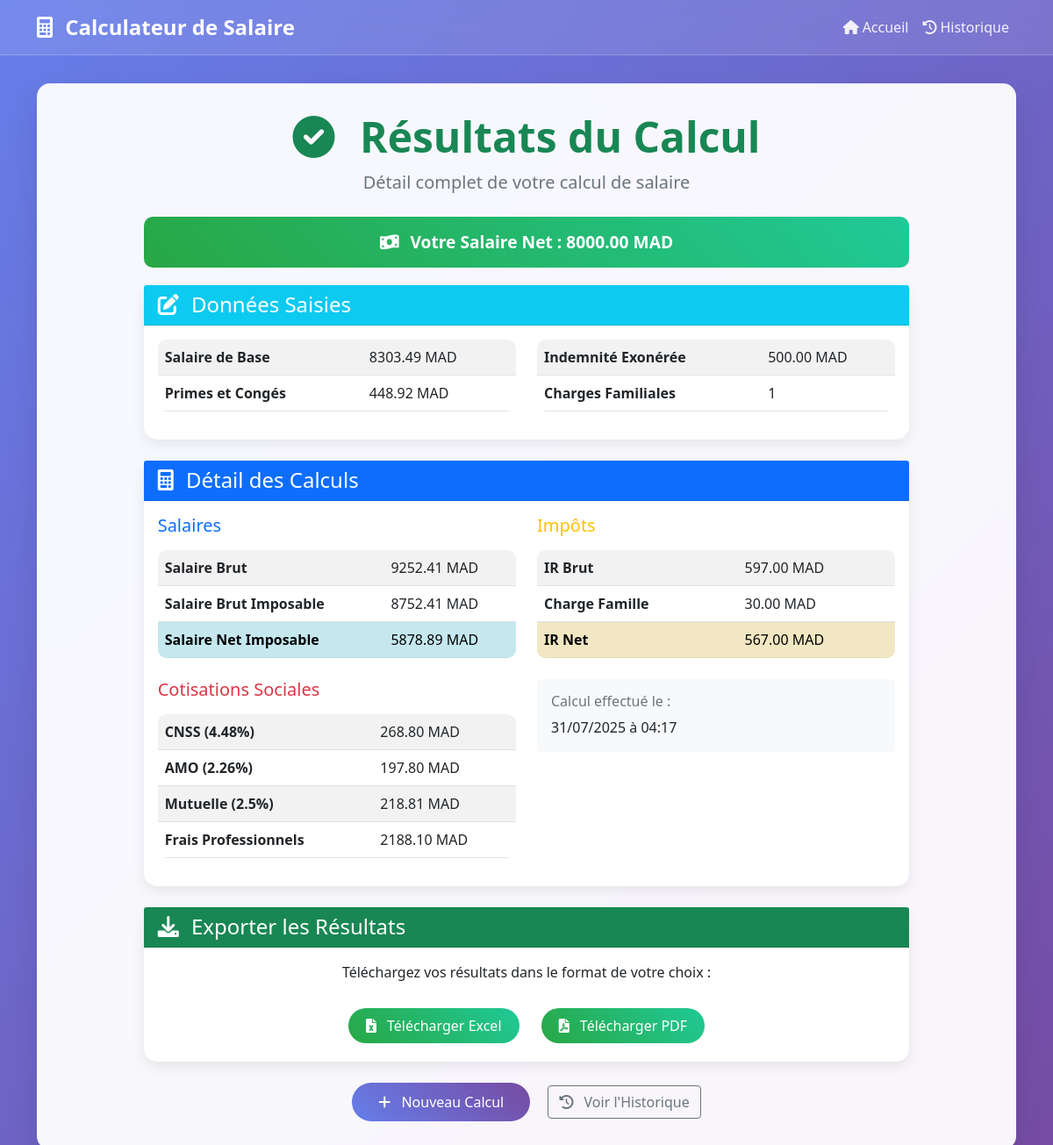
Screenshot of /result/2/ with the database file from the repository.
### calculator/models.py (models this page shows, shortened)
class SalaryCalculation(models.Model):
    salaire_base = models.FloatField()
    primes_conges = models.FloatField()
    indemnite_exoneree = models.FloatField()
    nb_charge_familiale = models.IntegerField()
    salaire_brut = models.FloatField()
    salaire_brut_imposable = models.FloatField()
    cnss = models.FloatField()
    amo = models.FloatField()
    mutuelle = models.FloatField()
    frais_professionnels = models.FloatField()
    salaire_net_imposable = models.FloatField()
    ir_brut = models.FloatField()
    charge_famille = models.FloatField()
    ir_net = models.FloatField()
    salaire_net = models.FloatField()
    created_at = models.DateTimeField(default=timezone.now)
    class Meta:
        ordering = ['-created_at']

### calculator/views.py (the view)
# urls.py: path('result/<int:calculation_id>/', views.result, name='result'),
def result(request, calculation_id):
    try:
        calculation = SalaryCalculation.objects.get(id=calculation_id)
        return render(request, 'calculator/result.html', {'calculation': calculation})
    except SalaryCalculation.DoesNotExist:
        messages.error(request, 'Calcul non trouvé.')
        return redirect('home')

### templates/calculator/result.html (shortened to what this page needs)
{% extends 'base.html' %}
{% block content %}
<div class="row justify-content-center">
    <div class="col-lg-10">
        <div class="text-center mb-4">
            <h1 class="display-5 fw-bold text-success">
                <i class="fas fa-check-circle me-3"></i>
                Résultats du Calcul
            </h1>
            <p class="lead text-muted">Détail complet de votre calcul de salaire</p>
        </div>
        <div class="result-highlight">
            <i class="fas fa-money-bill-wave me-2"></i>
            Votre Salaire Net : {{ calculation.salaire_net|floatformat:2 }} MAD
        </div>
        <div class="card mb-4">
            <div class="card-header bg-info text-white">
                <h4 class="mb-0">
                    <i class="fas fa-edit me-2"></i>
                    Données Saisies
                </h4>
            </div>
            <div class="card-body">
                <div class="row">
                    <div class="col-md-6">
                        <table class="table table-striped">
                            <tr>
                                <td><strong>Salaire de Base</strong></td>
                                <td>{{ calculation.salaire_base|floatformat:2 }} MAD</td>
                            </tr>
                            <tr>
                                <td><strong>Primes et Congés</strong></td>
                                <td>{{ calculation.primes_conges|floatformat:2 }} MAD</td>
                            </tr>
                        </table>
                    </div>
                    <div class="col-md-6">
                        <table class="table table-striped">
                            <tr>
                                <td><strong>Indemnité Exonérée</strong></td>
                                <td>{{ calculation.indemnite_exoneree|floatformat:2 }} MAD</td>
                            </tr>
                            <tr>
                                <td><strong>Charges Familiales</strong></td>
                                <td>{{ calculation.nb_charge_familiale }}</td>
                            </tr>
                        </table>
                    </div>
                </div>
            </div>
        </div>
        <div class="card mb-4">
            <div class="card-header bg-primary text-white">
                <h4 class="mb-0">
                    <i class="fas fa-calculator me-2"></i>
                    Détail des Calculs
                </h4>
            </div>
            <div class="card-body">
                <div class="row">
                    <div class="col-md-6">
                        <h5 class="text-primary mb-3">Salaires</h5>
                        <table class="table table-striped">
                            <tr>
                                <td><strong>Salaire Brut</strong></td>
                                <td>{{ calculation.salaire_brut|floatformat:2 }} MAD</td>
                            </tr>
                            <tr>
                                <td><strong>Salaire Brut Imposable</strong></td>
                                <td>{{ calculation.salaire_brut_imposable|floatformat:2 }} MAD</td>
                            </tr>
                            <tr class="table-info">
                                <td><strong>Salaire Net Imposable</strong></td>
                                <td>{{ calculation.salaire_net_imposable|floatformat:2 }} MAD</td>
                            </tr>
                        </table>
                        <h5 class="text-danger mb-3 mt-4">Cotisations Sociales</h5>
                        <table class="table table-striped">
                            <tr>
                                <td><strong>CNSS (4.48%)</strong></td>
                                <td>{{ calculation.cnss|floatformat:2 }} MAD</td>
                            </tr>
                            <tr>
                                <td><strong>AMO (2.26%)</strong></td>
                                <td>{{ calculation.amo|floatformat:2 }} MAD</td>
                            </tr>
                            <tr>
                                <td><strong>Mutuelle (2.5%)</strong></td>
                                <td>{{ calculation.mutuelle|floatformat:2 }} MAD</td>
                            </tr>
                            <tr>
                                <td><strong>Frais Professionnels</strong></td>
                                <td>{{ calculation.frais_professionnels|floatformat:2 }} MAD</td>
                            </tr>
                        </table>
                    </div>
                    <div class="col-md-6">
                        <h5 class="text-warning mb-3">Impôts</h5>
                        <table class="table table-striped">
                            <tr>
                                <td><strong>IR Brut</strong></td>
                                <td>{{ calculation.ir_brut|floatformat:2 }} MAD</td>
                            </tr>
                            <tr>
                                <td><strong>Charge Famille</strong></td>
                                <td>{{ calculation.charge_famille|floatformat:2 }} MAD</td>
                            </tr>
                            <tr class="table-warning">
                                <td><strong>IR Net</strong></td>
                                <td>{{ calculation.ir_net|floatformat:2 }} MAD</td>
                            </tr>
                        </table>
                        <div class="mt-4 p-3 bg-light rounded">
                            <h6 class="text-muted">Calcul effectué le :</h6>
                            <p class="mb-0">{{ calculation.created_at|date:"d/m/Y à H:i" }}</p>
                        </div>
                    </div>
                </div>
            </div>
        </div>
        <div class="card">
            <div class="card-header bg-success text-white">
                <h4 class="mb-0">
                    <i class="fas fa-download me-2"></i>
                    Exporter les Résultats
                </h4>
            </div>
            <div class="card-body text-center">
                <p class="mb-4">Téléchargez vos résultats dans le format de votre choix :</p>
                <a href="{% url 'export_excel' calculation.id %}" class="btn-download me-3">
                    <i class="fas fa-file-excel me-2"></i>
                    Télécharger Excel
                </a>
                <a href="{% url 'export_pdf' calculation.id %}" class="btn-download">
                    <i class="fas fa-file-pdf me-2"></i>
                    Télécharger PDF
                </a>
            </div>
        </div>
        <div class="text-center mt-4">
            <a href="{% url 'home' %}" class="btn btn-primary me-3">
                <i class="fas fa-plus me-2"></i>
                Nouveau Calcul
            </a>
            <a href="{% url 'history' %}" class="btn btn-outline-secondary">
                <i class="fas fa-history me-2"></i>
                Voir l'Historique
            </a>
        </div>
    </div>
</div>
{% endblock %}

### templates/base.html (shortened to what this page needs)
<!DOCTYPE html>
<html lang="fr">
<head>
    <link href="https://cdn.jsdelivr.net/npm/bootstrap@5.1.3/dist/css/bootstrap.min.css" rel="stylesheet">
    <link href="https://cdnjs.cloudflare.com/ajax/libs/font-awesome/6.0.0/css/all.min.css" rel="stylesheet">
</head>
<body>
    <nav class="navbar navbar-expand-lg navbar-dark">
        <div class="container">
            <a class="navbar-brand" href="{% url 'home' %}">
                <i class="fas fa-calculator me-2"></i>
                Calculateur de Salaire
            </a>
            <div class="collapse navbar-collapse" id="navbarNav">
                <ul class="navbar-nav ms-auto">
                    <li class="nav-item">
                        <a class="nav-link" href="{% url 'home' %}">
                            <i class="fas fa-home me-1"></i>Accueil
                        </a>
                    </li>
                    <li class="nav-item">
                        <a class="nav-link" href="{% url 'history' %}">
                            <i class="fas fa-history me-1"></i>Historique
                        </a>
                    </li>
                </ul>
            </div>
        </div>
    </nav>
    <div class="container">
        <div class="main-container">
            {% block content %}
            {% endblock %}
        </div>
    </div>
</body>
</html>

### templates/base.html (style rules this page uses)
body { background: linear-gradient(135deg, #667eea 0%, #764ba2 100%); min-height: 100vh; font-family: 'Segoe UI', Tahoma, Geneva, Verdana, sans-serif; }
.main-container { background: rgba(255, 255, 255, 0.95); border-radius: 15px; box-shadow: 0 15px 35px rgba(0, 0, 0, 0.1); backdrop-filter: blur(10px); margin: 2rem auto; padding: 2rem; }
.navbar { background: rgba(255, 255, 255, 0.1) !important; backdrop-filter: blur(10px); border-bottom: 1px solid rgba(255, 255, 255, 0.2); }
.navbar-brand { color: white !important; font-weight: bold; font-size: 1.5rem; }
.nav-link { color: rgba(255, 255, 255, 0.9) !important; transition: all 0.3s ease; }
.btn-primary { background: linear-gradient(45deg, #667eea, #764ba2); border: none; border-radius: 25px; padding: 10px 30px; transition: all 0.3s ease; }
.card { border: none; border-radius: 15px; box-shadow: 0 5px 15px rgba(0, 0, 0, 0.08); transition: all 0.3s ease; }
.table { border-radius: 10px; overflow: hidden; }
.btn-download { background: linear-gradient(45deg, #28a745, #20c997); border: none; border-radius: 20px; padding: 8px 20px; color: white; text-decoration: none; transition: all 0.3s ease; display: inline-block; margin: 5px; }
.result-highlight { background: linear-gradient(45deg, #28a745, #20c997); color: white; padding: 15px; border-radius: 10px; text-align: center; font-size: 1.2rem; font-weight: bold; margin: 20px 0; }

### rows the page displays
SalaryCalculation: salaire_net "8000.00", salaire_base "8303.49", primes_conges "448.92", indemnite_exoneree "500.00", nb_charge_familiale "1", salaire_brut "9252.41", salaire_brut_imposable "8752.41", salaire_net_imposable "5878.89", cnss "268.80", amo "197.80", mutuelle "218.81", frais_professionnels "2188.10", ir_brut "597.00", charge_famille "30.00", ir_net "567.00", created_at "31/07/2025 à 04:17"
